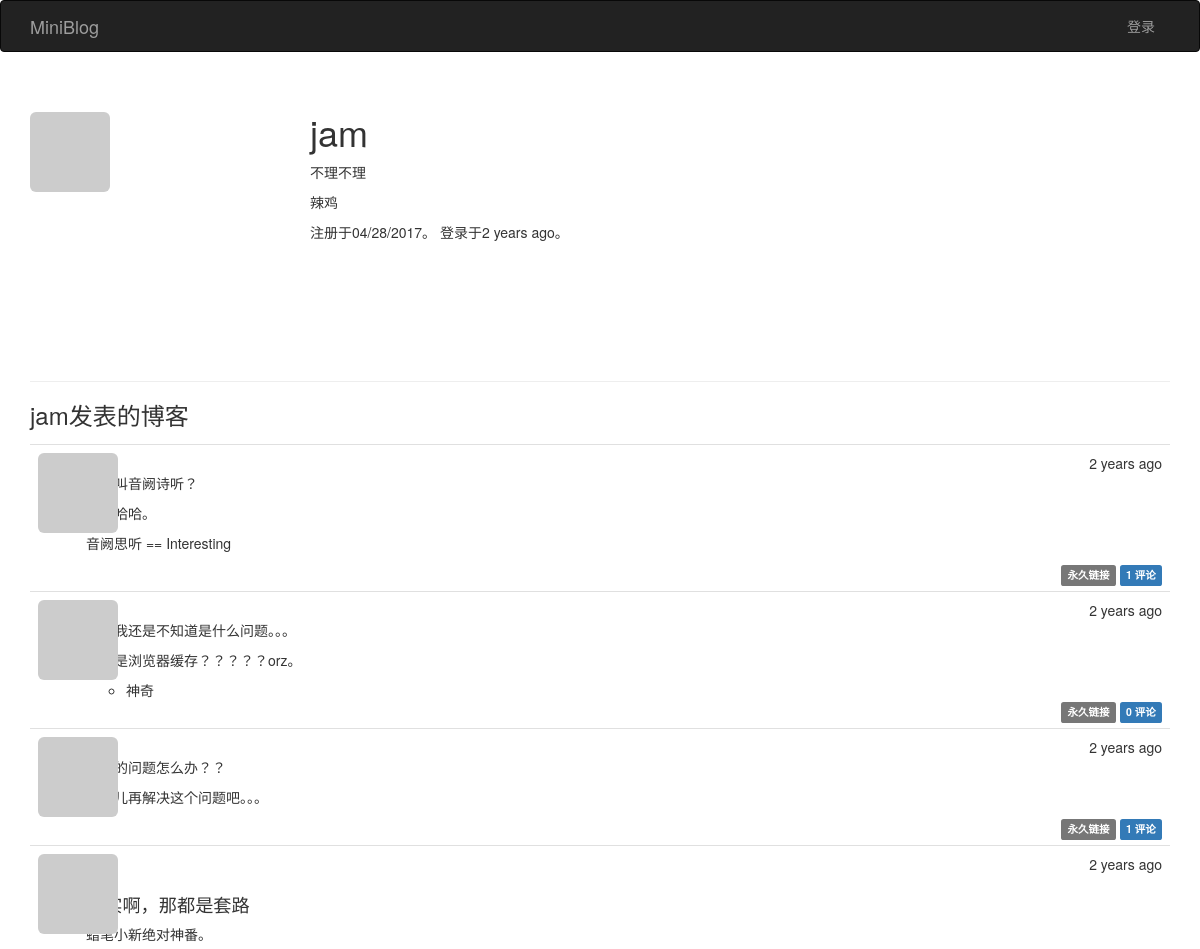
Before: /user/jam (upper part) with the older database file.
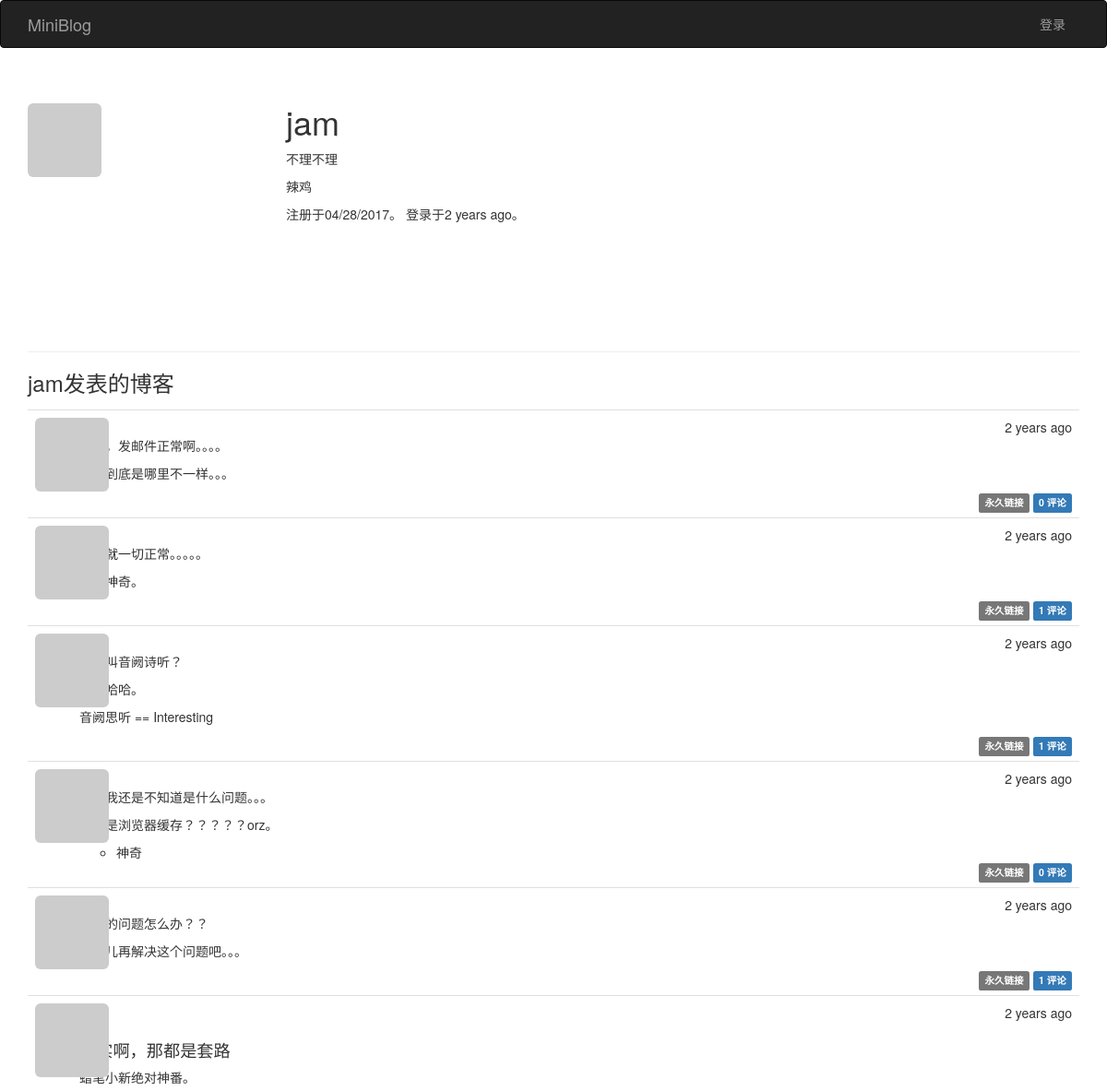
After: the same page with the newer database file.
### app/models.py (models this page shows, shortened)
class User(UserMixin, db.Model):
    __tablename__ = 'users'
    id = db.Column(db.Integer, primary_key=True)
    role_id = db.Column(db.Integer, db.ForeignKey('roles.id'))
    posts = db.relationship('Post', backref='author', lazy='dynamic')
    comments = db.relationship('Comment', backref='author', lazy='dynamic')
    username = db.Column(db.String(64), unique=True, index=True)
    email = db.Column(db.String(64), unique=True, index=True)
    password_hash = db.Column(db.String(128))
    confirmed = db.Column(db.Boolean, default=False)
    name = db.Column(db.String(64))
    about_me = db.Column(db.Text())
    location = db.Column(db.String(64))
    member_since = db.Column(db.DateTime(), default=datetime.utcnow)
    last_seen = db.Column(db.DateTime(), default=datetime.utcnow)
    avatar_hash = db.Column(db.String(32))
    def gravatar(self, size=100, default='identicon', rating='g'):
        if request.is_secure:
            url = 'https://0.gravatar.com/avatar'
        else:
            url = 'http://0.gravatar.com/avatar'
        hash = self.avatar_hash or hashlib.md5(
            self.email.encode('utf-8')).hexdigest()
        return '{url}/{hash}?s={size}&d={default}&r={rating}'.format(
            url=url, hash=hash, size=size, default=default, rating=rating)
    @property
    def password(self):
        raise AttributeError('password is not a readable attribute')

class Post(db.Model):
    __tablename__ = 'posts'
    id = db.Column(db.Integer, primary_key=True)
    author_id = db.Column(db.Integer, db.ForeignKey('users.id'))
    comments = db.relationship('Comment', backref='post', lazy='dynamic')
    body = db.Column(db.Text)
    timestamp = db.Column(db.DateTime, index=True, default=datetime.utcnow)
    body_html = db.Column(db.Text)

### app/main/views.py (the view)
@main.route('/user/<username>')
def user(username):
    user = User.query.filter_by(username=username).first()
    if not user:
        abort(404)
    posts = user.posts.order_by(Post.timestamp.desc()).all()
    return render_template('user.html', user=user, posts=posts)

### app/auth/views.py (called while the page is built)
@auth.before_app_request
def before_request():
    if current_user.is_authenticated:
        if not current_user.confirmed \
           and request.endpoint[:5] != 'auth.' and \
                                       request.endpoint != 'static':
            return redirect(url_for('auth.unconfirmed'))

### app/main/__init__.py (called while the page is built)
@main.app_context_processor
def inject_permissions():
    return dict(Permission=Permission)

### app/models.py (called while the page is built)
    def is_administrator(self):
        return False

### app/templates/user.html (shortened to what this page needs)
{% extends "base.html" %}
{% block page_content %}
  <div class="page-header">
    <img class="img-rounded profile-thumbnail" src="{{ user.gravatar(size=256) }}">
    <div class="profile-header">
      <h1>{{ user.username }}</h1>
      {% if user.name or user.location %}
	<p>
	  {% if user.name %}
	    {{ user.name }}
	  {% endif %}
	</p>
      {% endif %}
      {% if user.about_me %}
	<p>
	  {{ user.about_me }}
	</p>
      {% endif %}
      <p>
	注册于{{ moment(user.member_since).format('L') }}。
	登录于{{ moment(user.last_seen).fromNow() }}。
      </p>
    </div>
  </div>
  <h3>{{ user.username }}发表的博客</h3>
  {% include '_posts.html' %}
{% endblock page_content %}

### app/templates/base.html (shortened to what this page needs)
{% extends "bootstrap/base.html" %}
{% block head %}
  {{ super() }}
  <link rel="stylesheet" type="text/css" href="{{ url_for('static', filename='style.css') }}">
{% endblock head %}
{% block navbar %}
  <div class="navbar navbar-inverse" role="navigation">
    <div class="container">
      <div class="navbar-header">
        <a class="navbar-brand" href="/">MiniBlog</a>
      </div>
      <div class="navbar-collapse collapse">
	<ul class="nav navbar-nav navbar-right">
	  {% if current_user.is_authenticated %}
	    <li><a href="{{ url_for('main.user', username=current_user.username) }}">账户</a></li>
	  <li><a href="{{ url_for('auth.logout') }}">登出</a></li>
	{% else %}
	  <li><a href="{{ url_for('auth.login') }}">登录</a></li>
	{% endif %}
	</ul>
      </div>
    </div>
  </div>
{% endblock %}
{% block content %}
  <div class="container">
    {% block page_content %}
    {% endblock page_content %}
  </div>
{% endblock %}

### app/templates/_posts.html (shortened to what this page needs)
<ul class="posts">
  {% for post in posts %}
  <li class="post">
    <div class="post-thumbnail">
      <a href="{{ url_for('.user', username=post.author.username) }}">
	<img class="img-rounded profile-thumbnail" alt="" src="{{ post.author.gravatar(size=40) }}"/>
      </a>
    </div>
    <div class="post-date">
      {{ moment(post.timestamp).fromNow() }}
    </div>
    <div class="post-author">
      <a href="{{ url_for('.user', username=post.author.username) }}">
      </a>
    </div>
    <div class="post-content">
      {% if post.body_html %}
	{{ post.body_html | safe }}
      {% else %}
	{{ post.body }}
      {% endif %}
      <div class="post-footer">
	<a href="{{ url_for('.post', id=post.id) }}"><span class="label label-default">永久链接</span></a>
	<a href="{{ url_for('.post', id=post.id) }}#comments">
	  <span class="label label-primary">
	    {{ post.comments.count() }} 评论
	  </span>
	</a>
      </div>
    </div>
  </li>
  {% endfor %}
</ul>

### app/static/style.css (style rules this page uses)
.profile-thumbnail { position: absolute; }
.profile-header { min-height: 260px; margin-left: 280px; }
ul.posts { list-style-type: none; padding: 0px; margin: 16px 0px 0px 0px; border-top: 1px solid #e0e0e0; }
ul.posts li.post { padding: 8px; border-bottom: 1px solid #e0e0e0; }
div.post-date { float: right; }
div.post-author { font-weight: bold; margin-left: 48px; }
div.post-thumbnail { position: absolute; }
div.post-content { margin-left: 48px; min-height: 48px; }
div.post-footer { text-align: right; }
.post-content h2 { font-size: 130%; }

Changed rows visible on the page:
added Post: timestamp "2 years ago", body_html "卧槽，发邮件正常啊。。。。 所以到底是哪里不一样。。。", comments.count "0"
added Post: timestamp "2 years ago", body_html "这里就一切正常。。。。。 真是神奇。", comments.count "1"
